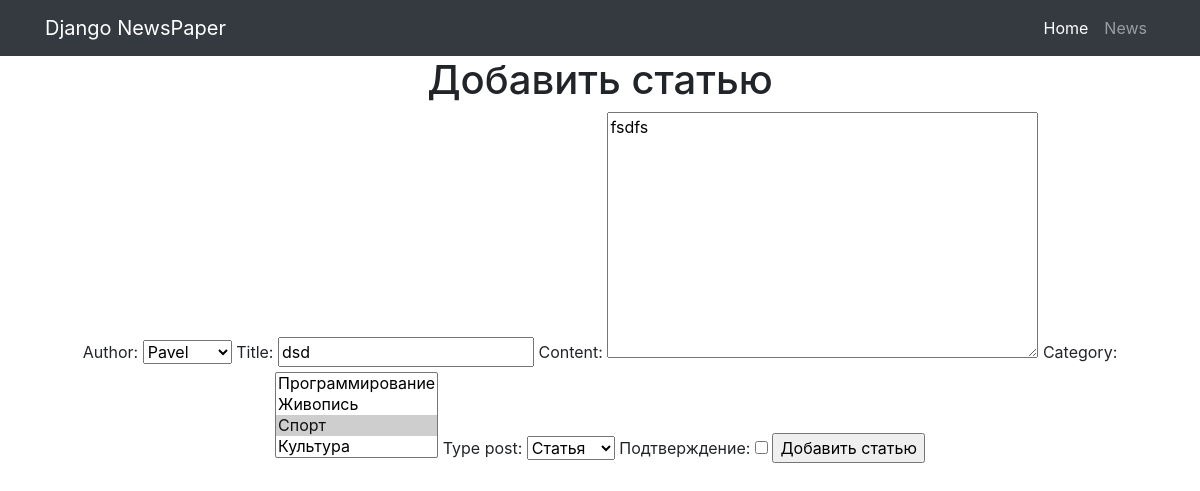
The app's page /news/26/edit (signed in) with its own data.
### news/models.py (models this page shows, shortened)
class Post(models.Model):
    ARTICLE = 'AR'
    NEWS = 'NS'
    POST_CHOICES = (
        (ARTICLE, 'Статья'),
        (NEWS, 'Новость'),
    )
    author = models.ForeignKey(Author, on_delete=models.CASCADE)
    type_post = models.CharField(max_length=2, choices=POST_CHOICES,
                                 default=ARTICLE)
    created_at = models.DateTimeField(auto_now_add=True)
    category = models.ManyToManyField(Category, through='PostCategory')
    title = models.CharField(max_length=255)
    content = models.TextField()
    rating = models.IntegerField(default=0)

class Category(models.Model):
    category = models.CharField(max_length=255, unique=True)
    def __str__(self):
        return f'{self.category}'

### news/views.py (the view)
# urls.py: path('<int:pk>/edit', PostUpdate.as_view(), name='post_edit'),
class PostUpdate(PermissionRequiredMixin, LoginRequiredMixin, UpdateView):
    template_name = 'news/create.html'
    form_class = PostForm
    permission_required = ('news.change_post',)
    def get_object(self, **kwargs):
        id = self.kwargs.get('pk')
        return Post.objects.get(pk=id)

### news/forms.py
class PostForm(ModelForm):
    check_box = BooleanField(label='Подтверждение')  # добавляем галочку, или же true-false поле
    class Meta:
        model = Post
        fields = ['author', 'title', 'content', 'category', 'type_post', 'check_box']

### news/models.py (called while the page is built)
    def __str__(self):
        return f'{self.user}'

### templates/news/create.html (shortened to what this page needs)
{% extends 'default.html' %}
{% load custom_filters %}
{% block content %}
<h1>Добавить статью</h1>
<form method="POST">
    {{ form }}
    <input type="submit" value="Добавить статью">
</form>
{% endblock content %}

### records on screen
Post: author "Pavel", title "dsd", content "fsdfs", type_post "Статья"
Category: category "Программирование / Живопись / Спорт ☑ / Культура"
